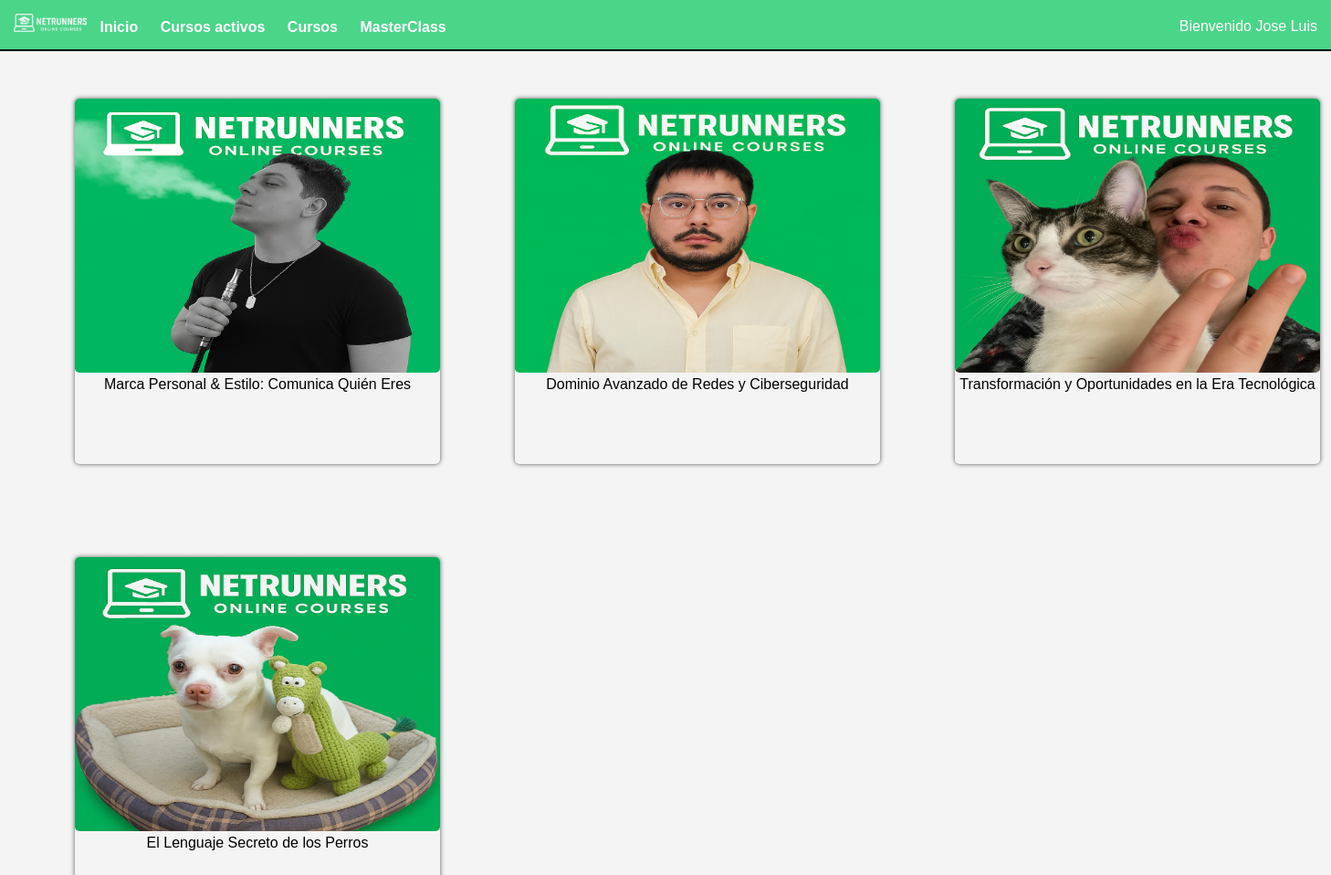
Screenshot of /masterclass/masterclass.php (signed in) with the database file from the repository.
### tables this page shows
create table clases_maestras(
    id int primary key auto_increment,
    nombre varchar(100),
    descripcion text
);

### masterclass/masterclass.php (the view, shortened to what this page needs)
<?php
    require('../conexion/conexion.php');
    $consulta="SELECT id, nombre from clases_maestras";
    $query = $conexion->query($consulta);
    $tr=0;
?>
<!DOCTYPE html>
<html lang="es">
    <head>
        <link rel="stylesheet" href="../estilo/estilos.css">
    </head>
    <body>
        <div class="principal_indice">
            <div class="top_indice">
                <div class="top_indice_enlaces">
                    <img class="indice_logo" src="../imagenes/index/logoVerde.png">
                    <a href="../Index.php">Inicio</a>
                    <a href="../cursos/cursos.php?curso=1">Cursos activos</a>
                    <a href="../cursos/cursos.php">Cursos</a>
                    <a href="">MasterClass</a>
                </div>
                <div class='menu'>
                    <p>Bienvenido <?php echo $_SESSION['name']?></a></p>
                </div>
            </div>
        </div>
        <table>
            <tr>
                <?php
                    while($fila=$query->fetch_assoc()){
                        $tr++;
                        echo"
                        <td>
                        <div class='curso'>
                            <a href='pag_master.php?id=".$fila['id']."'>
                                <div class='master_imagen'>
                                    <img src='../imagenes/master/portadas/".$fila['id'].".jpg'>
                                </div>
                                <div class='master_nombre'>
                                <p>".$fila['nombre']."</p>
                                </div>
                            </a>
                        </div>
                        </td>";
                        if($tr%3==0){
                            echo "</tr><tr>";
                        }
                    }
                ?>
            </tr>
        </table>
    </body>
</html>

### estilo/estilos.css (style rules this page uses)
* { padding: 0; margin: 0; box-sizing: border-box; }
body, html { margin: 0; padding: 0; box-sizing: border-box; font-family: Arial, sans-serif; background-color: #f4f4f4; }
.principal_indice { display: flex; flex-direction: column; min-height: 55px; }
.top_indice { position: fixed absolute; top: 0; width: 100%; background-color: #4bd589; color: white; padding: 15px; display: flex; justify-content: space-between; border-bottom: 2px solid black; }
.top_indice a, .bottom_indice a { color: white; text-decoration: none; font-weight: bold; padding: 10px; }
.menu { position: relative; top: 5px; display: inline-block; }
img.indice_logo { position: relative; width: 80px; }
.curso { margin-top: 50px; margin-left: 80px; margin-bottom: 50px; height: 400px; width: 400px; border-radius: 5px; box-shadow:0px 0px 5px rgb(85, 83, 83);; text-align: center; }
.curso a { color: black; text-decoration: none; }
.curso img { height: 300px; width: 400px; border-radius: 5px; }

### rows the page displays
clases_maestras: shows a picture, nombre "Marca Personal & Estilo: Comunica Quién Eres"
clases_maestras: shows a picture, nombre "Dominio Avanzado de Redes y Ciberseguridad"
clases_maestras: shows a picture, nombre "Transformación y Oportunidades en la Era Tecnológica"
clases_maestras: shows a picture, nombre "El Lenguaje Secreto de los Perros"

### other values shown
$_SESSION['name'] "Jose Luis"
